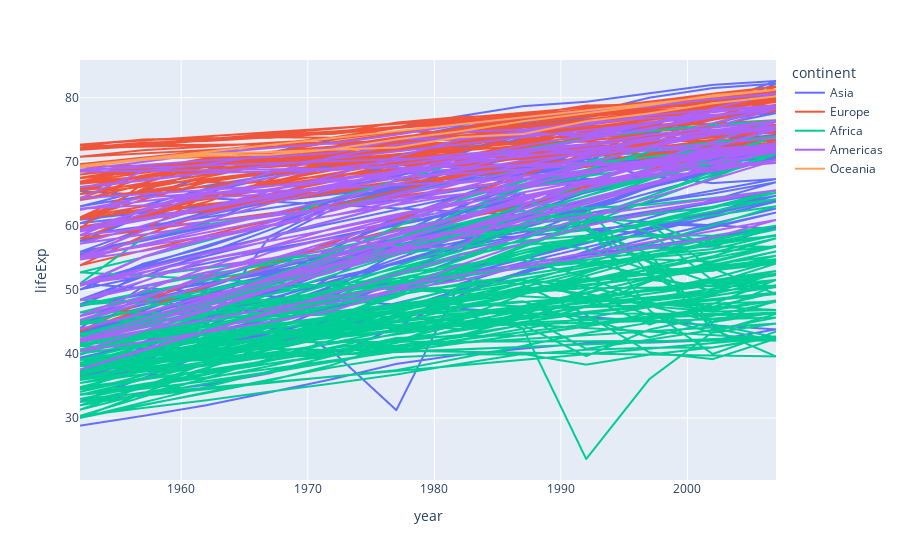

Notebook source saved alongside this figure:
### Code cell
px.line(data, x='year',y='lifeExp',color='continent')

### Figure 1 — Plotly figure (JSON) as saved in the notebook; plotly's stock layout.template omitted (floating-point values rounded to 4 significant figures; data arrays with more than 128 entries replaced by an {"elided": "..."} marker saying what was removed)
{"data": [{"hovertemplate": "continent=Asia<br>year=%{x}<br>lifeExp=%{y}<extra></extra>", "legendgroup": "Asia", "line": {"color": "#636efa", "dash": "solid"}, "mode": "lines", "name": "Asia", "showlegend": true, "type": "scattergl", "x": {"elided": "396 int values"}, "xaxis": "x", "y": {"elided": "396 float values"}, "yaxis": "y"}, {"hovertemplate": "continent=Europe<br>year=%{x}<br>lifeExp=%{y}<extra></extra>", "legendgroup": "Europe", "line": {"color": "#EF553B", "dash": "solid"}, "mode": "lines", "name": "Europe", "showlegend": true, "type": "scattergl", "x": {"elided": "360 int values"}, "xaxis": "x", "y": {"elided": "360 float values"}, "yaxis": "y"}, {"hovertemplate": "continent=Africa<br>year=%{x}<br>lifeExp=%{y}<extra></extra>", "legendgroup": "Africa", "line": {"color": "#00cc96", "dash": "solid"}, "mode": "lines", "name": "Africa", "showlegend": true, "type": "scattergl", "x": {"elided": "624 int values"}, "xaxis": "x", "y": {"elided": "624 float values"}, "yaxis": "y"}, {"hovertemplate": "continent=Americas<br>year=%{x}<br>lifeExp=%{y}<extra></extra>", "legendgroup": "Americas", "line": {"color": "#ab63fa", "dash": "solid"}, "mode": "lines", "name": "Americas", "showlegend": true, "type": "scattergl", "x": {"elided": "300 int values"}, "xaxis": "x", "y": {"elided": "300 float values"}, "yaxis": "y"}, {"hovertemplate": "continent=Oceania<br>year=%{x}<br>lifeExp=%{y}<extra></extra>", "legendgroup": "Oceania", "line": {"color": "#FFA15A", "dash": "solid"}, "mode": "lines", "name": "Oceania", "showlegend": true, "type": "scattergl", "x": [1952, 1957, 1962, 1967, 1972, 1977, 1982, 1987, 1992, 1997, 2002, 2007, 1952, 1957, 1962, 1967, 1972, 1977, 1982, 1987, 1992, 1997, 2002, 2007], "xaxis": "x", "y": [69.12, 70.33, 70.93, 71.1, 71.93, 73.49, 74.74, 76.32, 77.56, 78.83, 80.37, 81.23, 69.39, 70.26, 71.24, 71.52, 71.89, 72.22, 73.84, 74.32, 76.33, 77.55, 79.11, 80.2], "yaxis": "y"}], "layout": {"legend": {"title": {"text": "continent"}, "tracegroupgap": 0}, "margin": {"t": 60}, "xaxis": {"anchor": "y", "domain": [0, 1], "title": {"text": "year"}}, "yaxis": {"anchor": "x", "domain": [0, 1], "title": {"text": "lifeExp"}}}}
